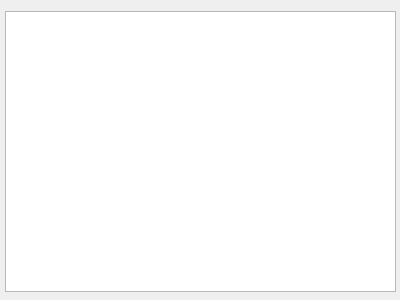
<?xml version="1.0" encoding="UTF-8"?>
<ui version="4.0">
 <class>Form</class>
 <widget class="QWidget" name="Form">
  <property name="geometry">
   <rect>
    <x>0</x>
    <y>0</y>
    <width>400</width>
    <height>300</height>
   </rect>
  </property>
  <property name="windowTitle">
   <string>Coffee</string>
  </property>
  <widget class="QTableWidget" name="tableWidget">
   <property name="geometry">
    <rect>
     <x>5</x>
     <y>11</y>
     <width>391</width>
     <height>281</height>
    </rect>
   </property>
  </widget>
 </widget>
 <resources/>
 <connections/>
</ui>
